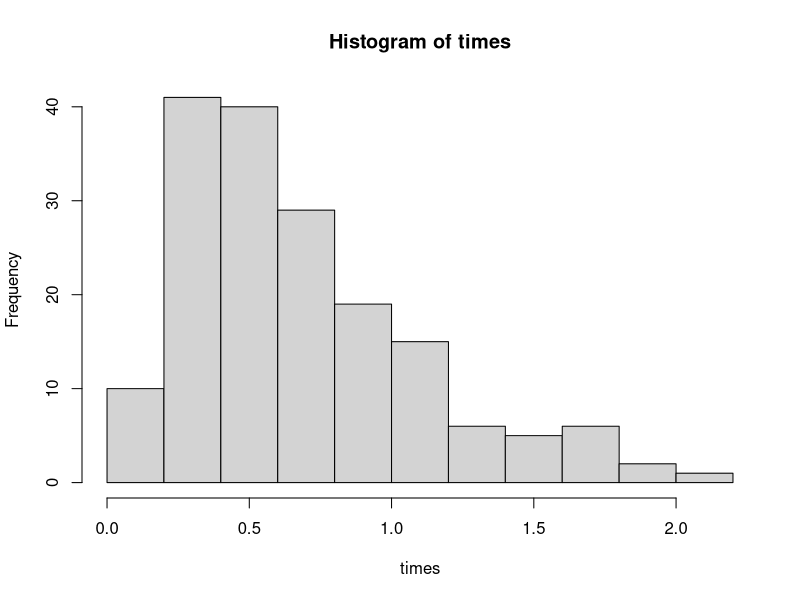

Here is the R script that generated this plot: (Note: this script raises an error after producing the figure.)
data<-read.csv("Service.csv")
times<-data$Times

mean= mean(times)
meansq= mean(times^2)
denom= meansq-mean^2

r=mean^2/denom
l=mean/denom

print(r)
print(l)

hist=hist(times)
obs=hist$counts

probs=diff(pgamma(breaks,shape=r,rate=l))
probs=probs/sum(probs)

print(chisq.test(x=obs,p=probs))

n=length(times)
pdf("../img/16a.pdf")
hist(times)
curve(n*0.2*dgamma(x,shape=r,rate=l),add=TRUE)
dev.off()

pdf("../img/16b.pdf")
plot(ecdf(times))
curve(pgamma(x,shape=r,rate=l),add=TRUE)
dev.off()